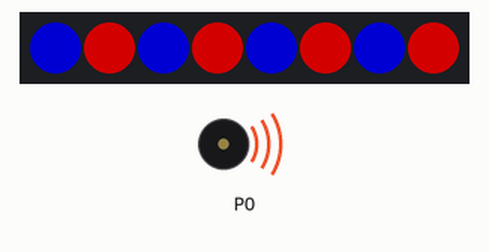
A program run on a simulated BBC micro:bit (MakeCode). Shown: 8 RGB LEDs in strip order, left to right, buzzer (waves = sounding). Dim RGB values are drawn brighter than linear.

Above: at 0.58 s.
At 9.66 s:
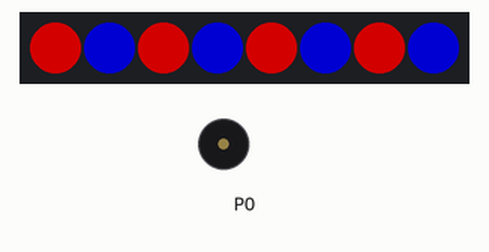
At 19.68 s:
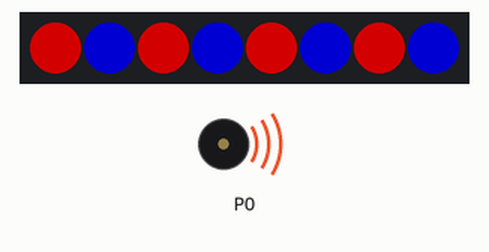
At 39.0 s:
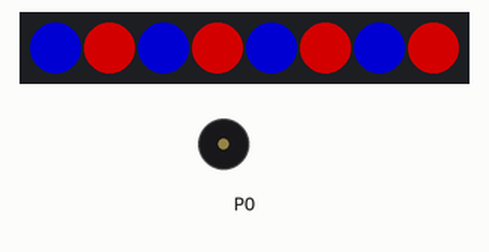
Timing chart, 0 to 40.0 s (numbered marks = the images above):
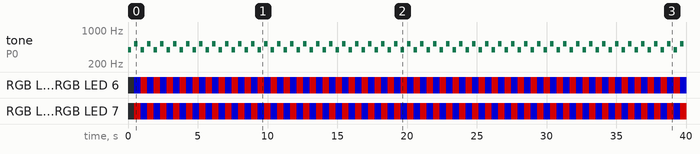

The program:

main.ts
```typescript
function modracervena () {
    strip.show()
    strip.setPixelColor(0, neopixel.colors(NeoPixelColors.Red))
    strip.setPixelColor(1, neopixel.colors(NeoPixelColors.Blue))
    strip.setPixelColor(2, neopixel.colors(NeoPixelColors.Red))
    strip.setPixelColor(3, neopixel.colors(NeoPixelColors.Blue))
    strip.setPixelColor(4, neopixel.colors(NeoPixelColors.Red))
    strip.setPixelColor(5, neopixel.colors(NeoPixelColors.Blue))
    strip.setPixelColor(6, neopixel.colors(NeoPixelColors.Red))
    strip.setPixelColor(7, neopixel.colors(NeoPixelColors.Blue))
}
function cervenamodra () {
    strip.show()
    strip.setPixelColor(0, neopixel.colors(NeoPixelColors.Blue))
    strip.setPixelColor(1, neopixel.colors(NeoPixelColors.Red))
    strip.setPixelColor(2, neopixel.colors(NeoPixelColors.Blue))
    strip.setPixelColor(3, neopixel.colors(NeoPixelColors.Red))
    strip.setPixelColor(4, neopixel.colors(NeoPixelColors.Blue))
    strip.setPixelColor(5, neopixel.colors(NeoPixelColors.Red))
    strip.setPixelColor(6, neopixel.colors(NeoPixelColors.Blue))
    strip.setPixelColor(7, neopixel.colors(NeoPixelColors.Red))
}
let strip: neopixel.Strip = null
strip = neopixel.create(DigitalPin.P0, 8, NeoPixelMode.RGB)
basic.forever(function () {
    cervenamodra()
    music.playTone(392, music.beat(BeatFraction.Half))
    basic.pause(200)
    modracervena()
    music.playTone(523, music.beat(BeatFraction.Half))
    basic.pause(200)
})
```

test.ts
```typescript
// sem patria testy; keď sa tento balík použije ako rozšírenie, nebudú sa kompilovať.
```

Measured:
- by itself, tone on P0: repeats every 0.93 s: silent 0.21 s, 523 Hz 0.25 s, silent 0.23 s, 392 Hz 0.25 s
- by itself, RGB LED 0, RGB LED 2, RGB LED 4, RGB LED 6: alternates RGB(127, 0, 0) for 0.46 s and RGB(0, 0, 127) for 0.48 s
- by itself, RGB LED 1, RGB LED 3, RGB LED 5, RGB LED 7: alternates RGB(127, 0, 0) for 0.48 s and RGB(0, 0, 127) for 0.46 s
- what the display in image 0 shows lasts 0.4 s, from 0.5 s to 0.9 s
